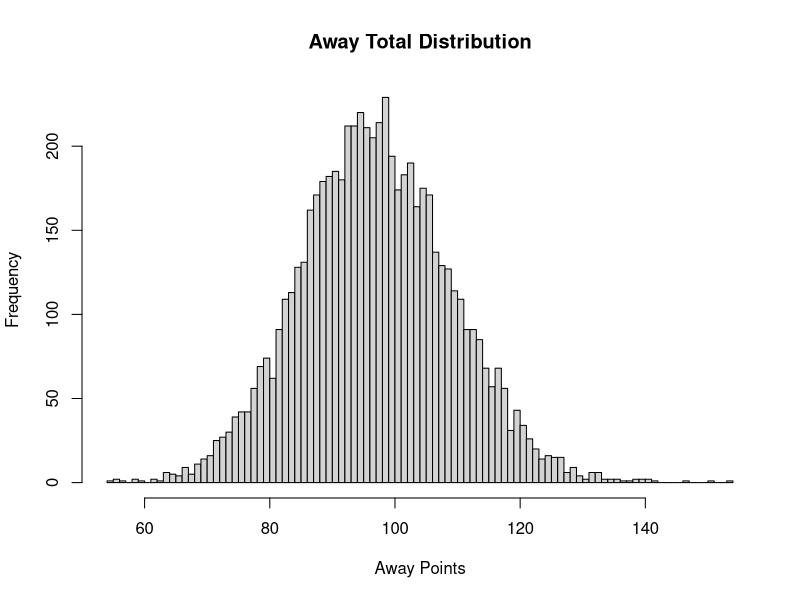
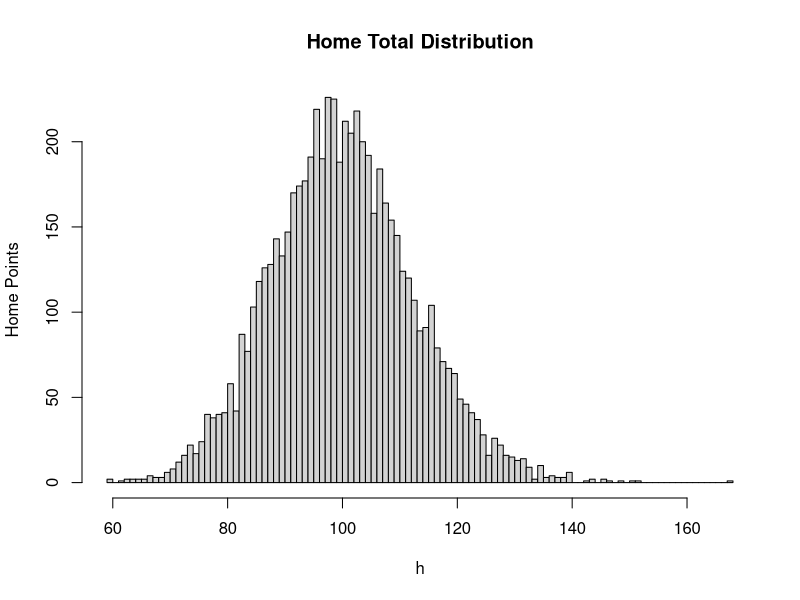
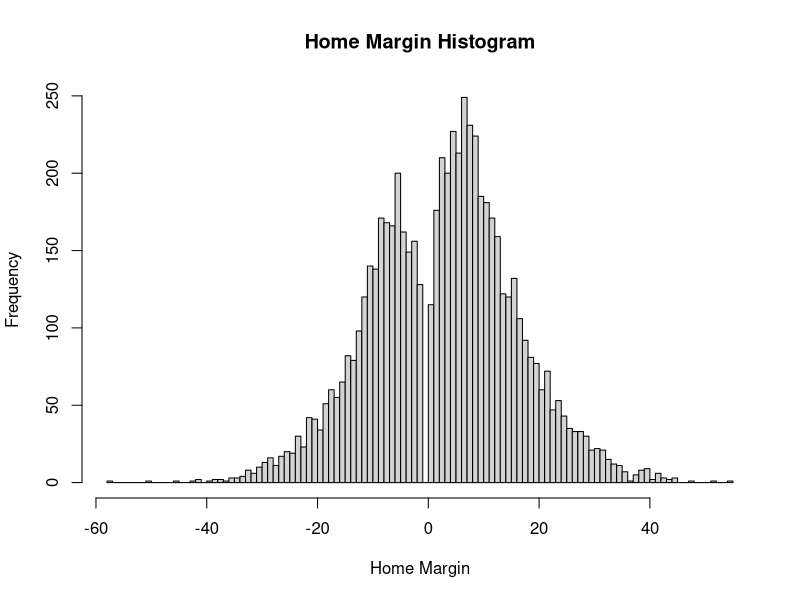
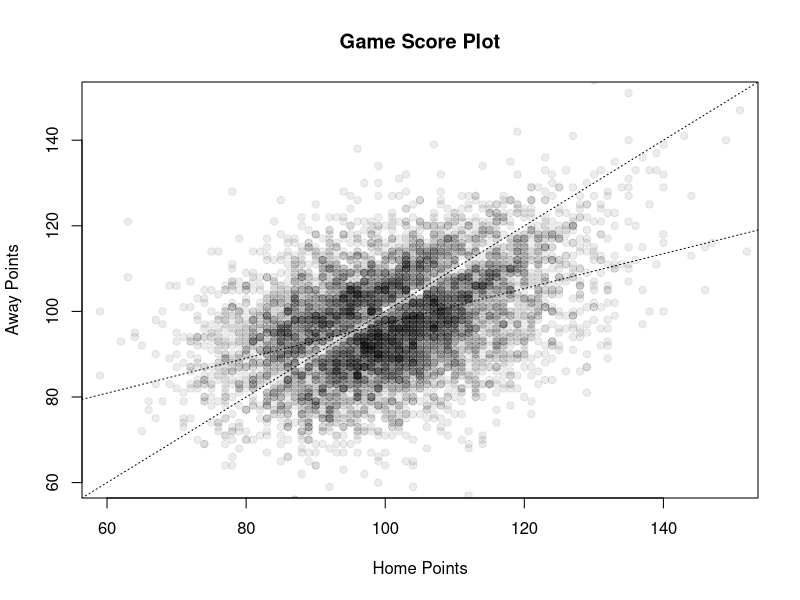

Here is the R script that generated these plots, in order:
## SCRIPT FOR EXPLORATORY DATA ANALYSIS
data = read.csv("NBAPointSpreadsAugmented.csv")
h = data[,"Home.Points"]
mu_h = mean(h);mu_h
sd_h = sd(h);sd_h
a = data[,"Away.Points"]
mu_a = mean(a);mu_a
sd_a = sd(a);sd_a
margin = h - a
mu_margin = mean(margin);mu_margin
sd_margin = sd(margin);sd_margin
cor.test(a,h)
t.test(a,h)
var.test(a,h)
var.test(h,a)

## Test of Equal Variance
F_stat = sd_a^2 / sd_h^2
df_ah = dim(data)[1] - 1
p_value = 1 - pf(F_stat, df_ah, df_ah);p_value

## Visual Representations
hist(a, breaks=100, main="Away Total Distribution", xlab="Away Points")
# Plot density using mean(a) and sd(a)
hist(h, breaks=100, main="Home Total Distribution", ylab="Home Points")
# Plot density using mean(h) and sd(h)
mu_margin = mean(margin)
sd_margin = mean(margin)
hist(margin, breaks=100, main="Home Margin Histogram", xlab="Home Margin")
# Plot a normal curve on this useing mu_margin and sd_margin
# Plot a Gaussian mixture model curve here

## Visualizing Game Scores
df = data.frame(h, a)
with(df, plot(h, a, col="#00000013", pch=19, xlim=c(60,150), ylim=c(60,150),
	main="Game Score Plot", xlab="Home Points", ylab="Away Points"))
x=c(1,2)
y=c(1,2)
abline(lm(y~x),lty=3)
abline(lm(a~h),lty=3)
# Plot the Bivariate normal density using the avg and std of h and a
cov_ah = cor(a,h)*sd(a)*sd(h)
mu_v = c(mu_h, mu_a)
cov_m = cbind(c(var(h),cov_ah),c(cov_ah, var(a)))


## PARAMETERS FOR BASELINE TESTING
season_start_index = 1
season_mid_index = 658
season_end_index = 1317
r_data = data[season_start_index:season_mid_index,]
r2_data = data[season_mid_index:season_end_index,]

## BASELINE BINARY MODELS
full_lr = glm(HomeWin~Spread..Relative.to.Away.,data=data, family=binomial(link=logit))
summary(full_lr)

r_lr = glm(HomeWin~Spread..Relative.to.Away.,data=r_data,family=binomial(link=logit))
summary(r_lr)
yhat = predict(r_lr, r2_data)
yhat[yhat < 0.5] = 0
yhat[yhat >= 0.5] = 1
accuracy = sum(yhat == r2_data[,"HomeWin"]) / length(yhat);accuracy

## BASELINE MARGIN MODELS
full_lm = lm(HomeMargin~Spread..Relative.to.Away., data=data)
summary(full_lm)

r_lm = lm(HomeMargin~Spread..Relative.to.Away., data=r_data)
summary(r_lm)
# Calculating R^2 on second half of season using model on first half of season
yhat = predict(r_lm, r2_data)
residual_sos = sum((yhat - r2_data[,"HomeMargin"])^2)
total_sos = sum((mean(r2_data[,"HomeMargin"]) - r2_data[,"HomeMargin"])^2)
second_half_r2 = 1 - residual_sos / total_sos; second_half_r2

